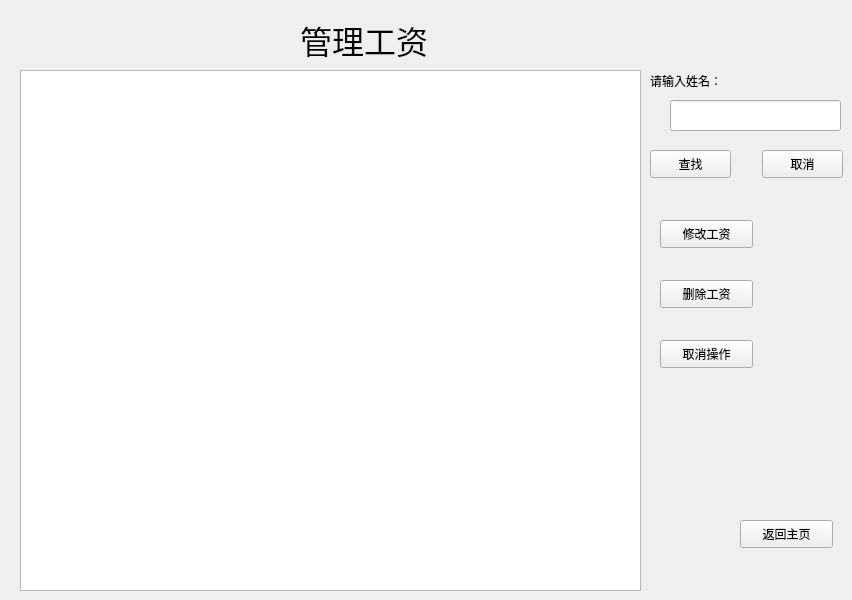
    <widget class="QWidget" name="pagenine">
     <widget class="QTableView" name="tableView_salary">
      <property name="geometry">
       <rect>
        <x>20</x>
        <y>70</y>
        <width>621</width>
        <height>521</height>
       </rect>
      </property>
     </widget>
     <widget class="QLabel" name="label_37">
      <property name="geometry">
       <rect>
        <x>300</x>
        <y>14</y>
        <width>191</width>
        <height>51</height>
       </rect>
      </property>
      <property name="font">
       <font>
        <family>Agency FB</family>
        <pointsize>24</pointsize>
       </font>
      </property>
      <property name="text">
       <string>管理工资</string>
      </property>
     </widget>
     <widget class="QLabel" name="label_38">
      <property name="geometry">
       <rect>
        <x>650</x>
        <y>65</y>
        <width>101</width>
        <height>31</height>
       </rect>
      </property>
      <property name="text">
       <string>请输入姓名：</string>
      </property>
     </widget>
     <widget class="QLineEdit" name="lineEdit_find_salary">
      <property name="geometry">
       <rect>
        <x>670</x>
        <y>100</y>
        <width>171</width>
        <height>31</height>
       </rect>
      </property>
     </widget>
     <widget class="QPushButton" name="pushButton_find_salary">
      <property name="geometry">
       <rect>
        <x>650</x>
        <y>150</y>
        <width>81</width>
        <height>28</height>
       </rect>
      </property>
      <property name="text">
       <string>查找</string>
      </property>
     </widget>
     <widget class="QPushButton" name="pushButton_find_salary_cancel">
      <property name="geometry">
       <rect>
        <x>762</x>
        <y>150</y>
        <width>81</width>
        <height>28</height>
       </rect>
      </property>
      <property name="text">
       <string>取消</string>
      </property>
     </widget>
     <widget class="QPushButton" name="pushButton_change_salary">
      <property name="geometry">
       <rect>
        <x>660</x>
        <y>220</y>
        <width>93</width>
        <height>28</height>
       </rect>
      </property>
      <property name="text">
       <string>修改工资</string>
      </property>
     </widget>
     <widget class="QPushButton" name="pushButton_del_salary">
      <property name="geometry">
       <rect>
        <x>660</x>
        <y>280</y>
        <width>93</width>
        <height>28</height>
       </rect>
      </property>
      <property name="text">
       <string>删除工资</string>
      </property>
     </widget>
     <widget class="QPushButton" name="pushButton_cancel_salary">
      <property name="geometry">
       <rect>
        <x>660</x>
        <y>340</y>
        <width>93</width>
        <height>28</height>
       </rect>
      </property>
      <property name="text">
       <string>取消操作</string>
      </property>
     </widget>
     <widget class="QPushButton" name="pushButton_salary_rollbackmian">
      <property name="geometry">
       <rect>
        <x>740</x>
        <y>520</y>
        <width>93</width>
        <height>28</height>
       </rect>
      </property>
      <property name="text">
       <string>返回主页</string>
      </property>
     </widget>
    </widget>
